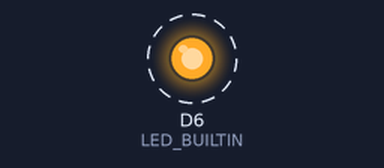
The program below on a simulated Arduino MKR. On the bench: output pins drawn as LEDs (lit = HIGH). Dashed ring = blinking. What the program prints to the serial monitor is not drawn.

Above: at 0.5 s.
Timing chart, 0 to 4.6 s (numbered marks = the images above):
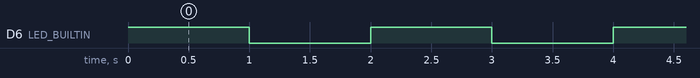

The program:

main.cpp
```cpp
/*
  Blink
  Turns an LED on for one second, then off for one second, repeatedly.
*/
#include <Arduino.h>
#include <SPI.h>

void setup()
{
  // initialize digital pin LED_BUILTIN as an output.
  pinMode(LED_BUILTIN, OUTPUT);
  Serial.begin(115200);
}

// the loop function runs over and over again forever
void loop()
{
  digitalWrite(LED_BUILTIN, HIGH); // turn the LED on (HIGH is the voltage level)
  Serial.println("LED ON");
  delay(1000);                    // wait for a second
  digitalWrite(LED_BUILTIN, LOW); // turn the LED off by making the voltage LOW
  Serial.println("LED OFF");
  delay(1000);                    // wait for a second
}
```

Measured:
- by itself, D6 (LED_BUILTIN): alternates HIGH for 1.0 s and LOW for 1.0 s
